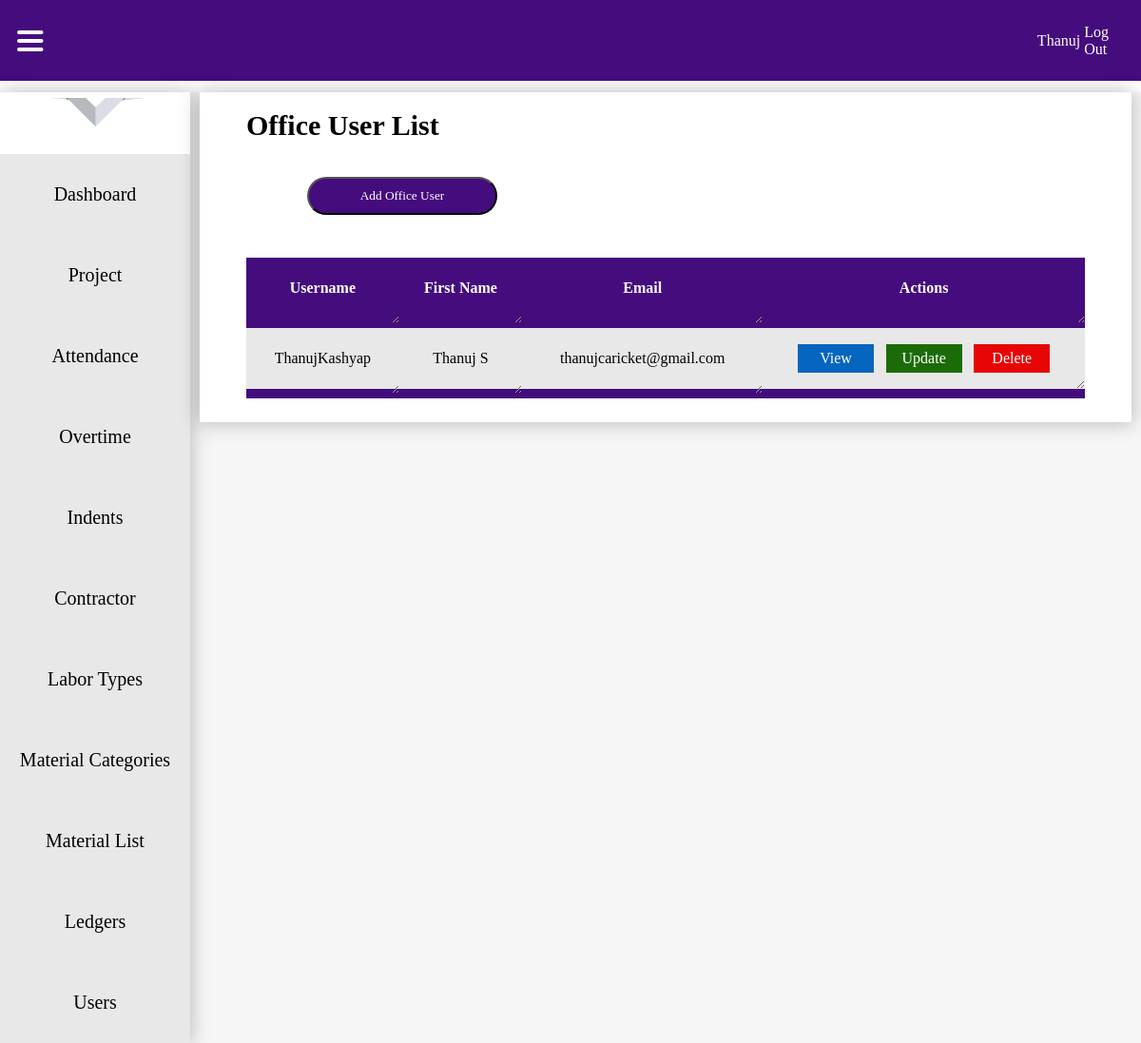
Page /officeuser/officeuserlist/ (signed in) on the committed database.
### attandance/models.py (models this page shows, shortened)
class User(AbstractUser):
    is_admin = models.BooleanField(default=False)
    is_office_login = models.BooleanField(default=False)
    is_site_engineer = models.BooleanField(default=False)

class OfficeLogin(models.Model):
    user = models.OneToOneField(User, on_delete=models.CASCADE)
    name = models.CharField(max_length=300)
    email = models.EmailField()
    phone = models.CharField(max_length=10)

### officeuser/views.py (the view)
# urls.py: path('officeuserlist/', OfficeUserListView.as_view(), name='officeuserlistview'),
class OfficeUserListView(LoginRequiredMixin, ListView):
    template_name = "officeuserlist.html"
    def get_queryset(self):
        return OfficeLogin.objects.all()

### officeuser/templates/officeuserlist.html (shortened to what this page needs)
{% load static %}
<!DOCTYPE html>
<html lang="en">
<head>
    <link rel="stylesheet" href="{% static 'css/dashboard.css' %}">
</head>
<body>
    {% if request.user.is_admin %}
     <nav>
        <div class="menu" >
            <img src="{% static 'icons/hamburger menu.svg' %}" alt="" onclick="toggleNavigation()">
        </div>
        <ul>
            <li>
                {% if request.user.is_authenticated %}
                <a href="">{{ request.user.username }}</a>
                <a href="{% url 'logout' %}">Log Out</a>
                {% else %}
                <a href="">Profile</a>
                <img src="{% static 'icons/dropdownarrowsvg.svg' %}" alt="">
                {% endif %}
            </li>
        </ul>
    </nav>
    <div class="contentholder">
        <div class="navigation">
            <img class="logo" src="{% static 'icons/Vivin-construction-and-engineering-logo.png' %}" alt="">
            <div class="tabholder">
                <div class="nav-tab"  onclick="toggleActive(this)">
                    <a href="{% url 'dashboard' %}">Dashboard</a>
                </div>
                <div class="nav-tab"  onclick="toggleActive(this)">
                    <a href="{% url 'projects' %}">Project</a>
                </div>
                <div class="nav-tab" onclick="toggleActive(this)">
                    <a href="{% url 'attendance_recordlist' %}">Attendance</a>
                </div>
                <div class="nav-tab" onclick="toggleActive(this)">
                    <a href="{% url 'overtimelist' %}">Overtime</a>
                </div>
                <div class="nav-tab" onclick="toggleActive(this)">
                    <a href="{% url 'indentlist' %}">Indents</a>
                </div>
                <div class="nav-tab" onclick="toggleActive(this)">
                    <a href="{% url 'contractorslist' %}">Contractor</a>
                </div>
                <div class="nav-tab" onclick="toggleActive(this)">
                    <a href="{% url 'labortypelist' %}">Labor Types</a>
                </div>
                <div class="nav-tab" onclick="toggleActive(this)">
                    <a href="{% url 'materialcategorylist' %}">Material Categories</a>
                </div>
                <div class="nav-tab" onclick="toggleActive(this)">
                    <a href="{% url 'materiallist' %}">Material List</a>
                </div>
                <div class="nav-tab" onclick="toggleActive(this)">
                    <a href="{% url 'allreports' %}">Ledgers</a>
                </div>
                <div class="nav-tab" onclick="toggleActive(this)">
                    <a href="">Users</a>
                </div>
            </div>
        </div>
        <div class="displayboard">
            <div class="whiteboard">
                <div class="alignmentmaker">
                    <h3>Office User List</h3>
                    {% if request.user.is_admin %}
                    <div class="bottonholder">
                        <a href="{% url 'officeuser:officeusercreate' %}"><button>Add Office User</button></a>
                    </div>
                    {% endif %}
                    <table>
                        <thead>
                            <tr>
                                <th>Username</th>
                                <th>First Name</th>
                                <th>Email</th>
                                <th>Actions</th>
                            </tr>
                        </thead>
                        <tbody>
                            {% for saleuser in object_list %}
                            <tr>
                                <td>{{ saleuser.user.username }}</td>
                                <td>{{ saleuser.user.first_name }}</td>
                                <td>{{ saleuser.user.email }}</td>
                                <td class="action">
                                    <a id="view" href=""><div class="buttonview">View</div></a>
                                    <a id="update" href=""><div class="button">Update</div></a>
                                    <a id="delete" href=""><div class="buttondelete">Delete</div></a>
                                </td>
                            </tr>
                            {% endfor %}
                        </tbody>
                    </table>
                </div>
            </div>
        </div>
    </div>
    {% else %}
    <p>Return to Login Page</p>
    {% endif %}
</body>
</html>

### static/css/dashboard.css (style rules this page uses)
* { margin: 0; padding: 0; font-family: Montserrat; }
nav { background: #450C7D; width: 100%; height: 85px; display: flex; justify-content: right; align-items: center; }
nav img { margin-left: 3%; }
nav ul { width: 100%; display: flex; align-items: center; justify-content: flex-end; }
nav ul li { margin: 2%; display: flex; align-items: center; justify-content: flex-end; }
nav ul li a { text-decoration: none; color: white; font-family: Montserrat; }
.contentholder { width: 100%; display: flex; align-items: start; justify-content: center; background: #F6F6F6; margin-top: 1%; }
.navigation { width: 20%; height: 100%; background: #FFF; box-shadow: 0px 0px 20px 1px rgba(0, 0, 0, 0.25); display: grid; align-items: center; justify-items: center; transition: width 0.5s ease-in-out; }
.logo { margin: 3%; width: 80%; }
.displayboard { width: 100%; display: grid; align-items: start; justify-items: center; transition: width 0.5s ease-in-out; }
.menu { width: 100%; display: flex; align-items: center; justify-content: left; height: 100%; }
.menu img { margin: 3% 5% 3% 3%; cursor: pointer; }
.nav-tab { width: 100%; height: 85px; display: flex; align-items: center; justify-content: center; background: #E8E8E8; cursor: pointer; transition: .3s ease-in-out; }
.nav-tab a { text-decoration: none; color: black; text-align: center; font-size: 20px; color: black; width: 100%; height: 100%; display: flex; align-items: center; justify-content: center; }
.tabholder { width: 100%; }
.whiteboard { width: 98%; background: white; box-shadow: 0px 0px 20px 1px rgba(0, 0, 0, 0.25); display: flex; align-items: start; justify-content: center; }
.alignmentmaker { width: 90%; display: grid; align-items: start; justify-items: center; }
.alignmentmaker h3 { font-size: 30px; margin: 2% 0% 2% 0%; width: 100%; }
button { width: 200px; height: 40px; background-color: #450C7D; color: #FFF; border-radius: 20px; margin: 2%; cursor: pointer; }
table { border-collapse: collapse; margin: 25px 0; font-size: 16px; width: 100%; resize: horizontal; }
table thead tr { background: #450C7D; color: #FFF; font-weight: bold; padding: 3%; text-align: center; height: 40px; }
tr { background: #E8E8E8; }
tr:last-child { border-bottom: 10px solid#450C7D; }
th, td { padding: 12px; height: 40px; text-align: center; overflow-x: auto; resize: horizontal; }
.action { padding: 12px; height: 40px; text-align: center; overflow-x: auto; display: flex; align-items: center; justify-content: center; }
#update { text-decoration: none; color: white; }
#delete { text-decoration: none; color: white; }
#view { text-decoration: none; color: #FFF; }
.button { background: #1b6c09; width: 80px; height: 30px; display: flex; align-items: center; justify-content: center; }
.buttondelete { background: #e70505; width: 80px; height: 30px; display: flex; align-items: center; justify-content: center; }
.buttonview { background: #0665be; width: 80px; height: 30px; display: flex; align-items: center; justify-content: center; }
.bottonholder { width: 90%; display: flex; align-items: center; justify-content: left; flex-wrap: wrap; }
a { margin: 2%; }

### rows in the picture
User: user.username "Thanuj"
OfficeLogin: user.username "ThanujKashyap", user.first_name "Thanuj S", user.email "thanujcaricket@gmail.com"
